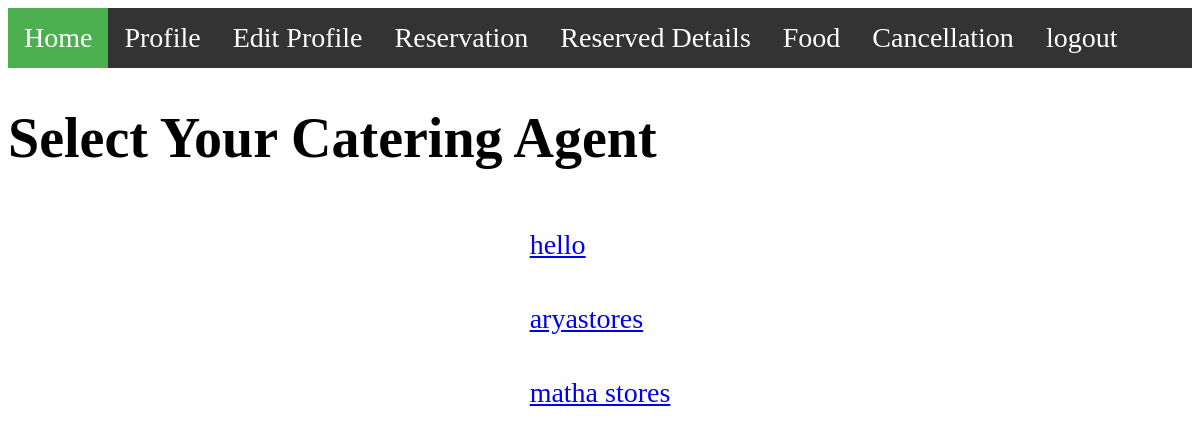
The app's page /user/food/allcatering.php (signed in) with its own data.
### tables this page shows
CREATE TABLE `catering` (
  `catid` int(30) NOT NULL,
  `name` varchar(50) NOT NULL,
  `licenseno` varchar(30) NOT NULL,
  `email` varchar(30) NOT NULL,
  `mobile` varchar(20) NOT NULL,
  `address` varchar(191) NOT NULL,
  `district` varchar(50) NOT NULL,
  `state` varchar(50) NOT NULL
);

### user/food/allcatering.php (the view, shortened to what this page needs)
<!DOCTYPE HTML PUBLIC "-//W3C//DTD HTML 4.01 Transitional//EN" "http://www.w3.org/TR/html4/loose.dtd">
<html>
<head>
</head>
<body>
    <ul>
        <li class=" active"><a href="../user_home.php" class="nav-link">Home</a></li>
        <li class=""><a href="../profile.php" class="nav-link">Profile</a></li>
        <li class=""><a href="../editProfile.php" class="nav-link">Edit Profile</a></li>
        <li class=""><a href="../reservation/index.php" class="nav-link">Reservation</a></li>
        <li class="nav-item"><a href="../reservedticket.php" class="nav-link">Reserved Details</a></li>
        <li class=""><a href="../food/allcatering.php" class="nav-link">Food</a></li>
        <li class=""><a href="../cancelticket.php" class="nav-link">Cancellation</a></li>
        <li class=""><a href="../logout.php" class="nav-link">logout</a></li>
    </ul>
    <h1>Select Your Catering Agent</h1>
    <table align="center"  cellpadding="20">
        <?php
        include '../../dbcon.php';
        $sql = mysqli_query($con, "select * from catering");
        while ($row = mysqli_fetch_array($sql)) {
            echo " <tr>
                  <td><a href='buyfood.php?id=$row[3]'>$row[1]</a></td>
              </tr>";
        }
        ?>
    </table>
    </body> </html>

### user/food/allcatering.php (style rules this page uses)
body { font-size: 28px; }
ul { list-style-type: none; margin: 0; padding: 0; overflow: hidden; background-color: #333; position: -webkit-sticky; position: sticky; top: 0; }
li { float: left; }
li a { display: block; color: white; text-align: center; padding: 14px 16px; text-decoration: none; }
.active { background-color: #4CAF50; }

### records on screen
catering: name "hello"
catering: name "aryastores"
catering: name "matha stores"
